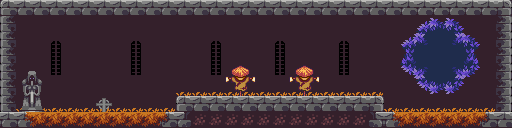

A 2D game scene composited from a Tiled map and its tileset images. What follows is a short description and the map's XML, with each tile layer's data collapsed to a summary:
An orthogonal 32x8 tile map with 16x16 px tiles, 6 tile layers (Temple_Background, Temple, Foreground, Player, ...), 2 tilesets.

<map version="1.10" tiledversion="1.10.1" orientation="orthogonal" renderorder="right-down" width="32" height="8" tilewidth="16" tileheight="16" infinite="0" nextlayerid="8" nextobjectid="1">
 <tileset firstgid="1" source="../../textures/cemetery.tsx" />
 <tileset firstgid="181" source="../../textures/scarecrow.tsx" />
 <layer id="2" name="Temple_Background" width="32" height="8">
  <data>[256 cells, 167 non-empty, 4 distinct tile ids]</data>
 </layer>
 <layer id="3" name="Temple" width="32" height="8">
  <data>[256 cells, 90 non-empty, 12 distinct tile ids]</data>
 </layer>
 <layer id="4" name="Foreground" width="32" height="8">
  <data>[256 cells, 30 non-empty, 1 distinct tile ids]</data>
 </layer>
 <layer id="5" name="Player" width="32" height="8">
  <data>[256 cells, 1 non-empty, 1 distinct tile ids]</data>
 </layer>
 <layer id="6" name="Mobs" width="32" height="8">
  <data>[256 cells, 8 non-empty, 7 distinct tile ids]</data>
 </layer>
 <layer id="7" name="Portal" width="32" height="8">
  <data>[256 cells, 25 non-empty, 25 distinct tile ids]</data>
 </layer>
</map>